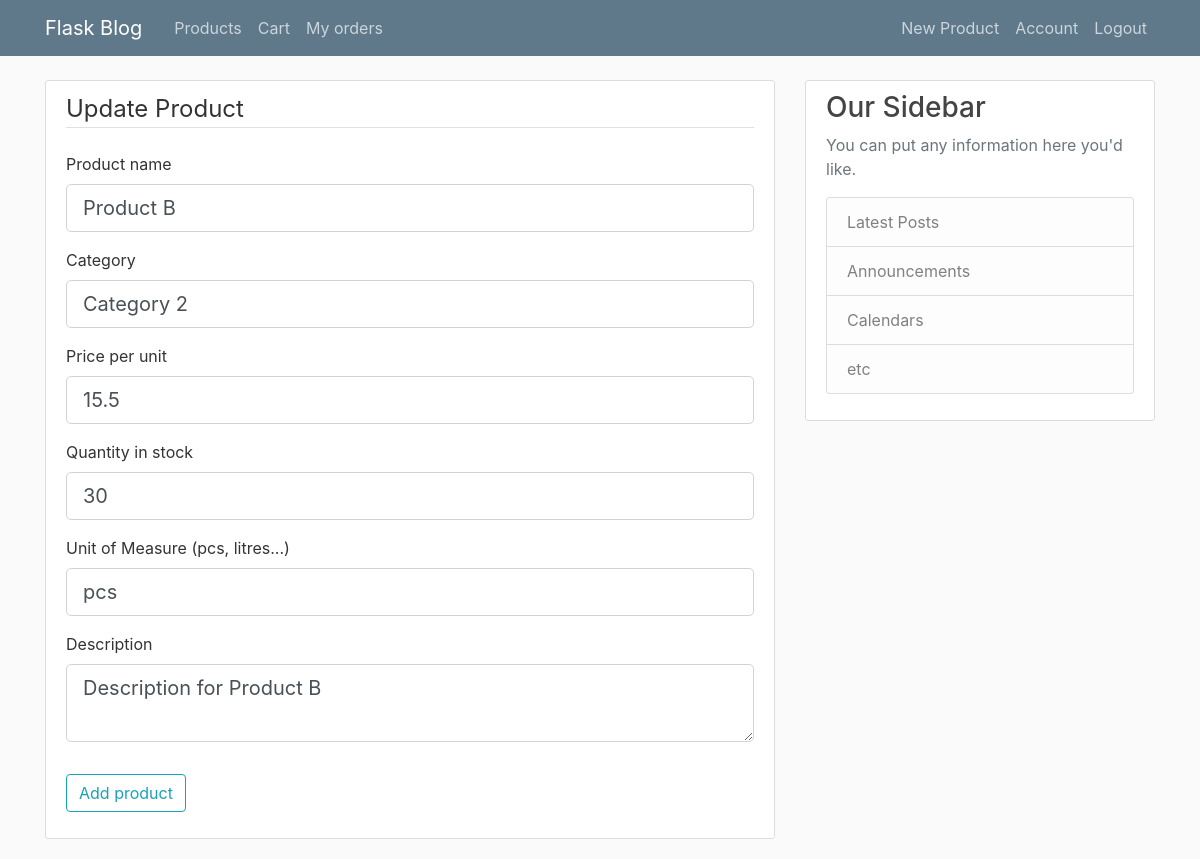
Page /product/2/update (signed in) on the earlier database version.
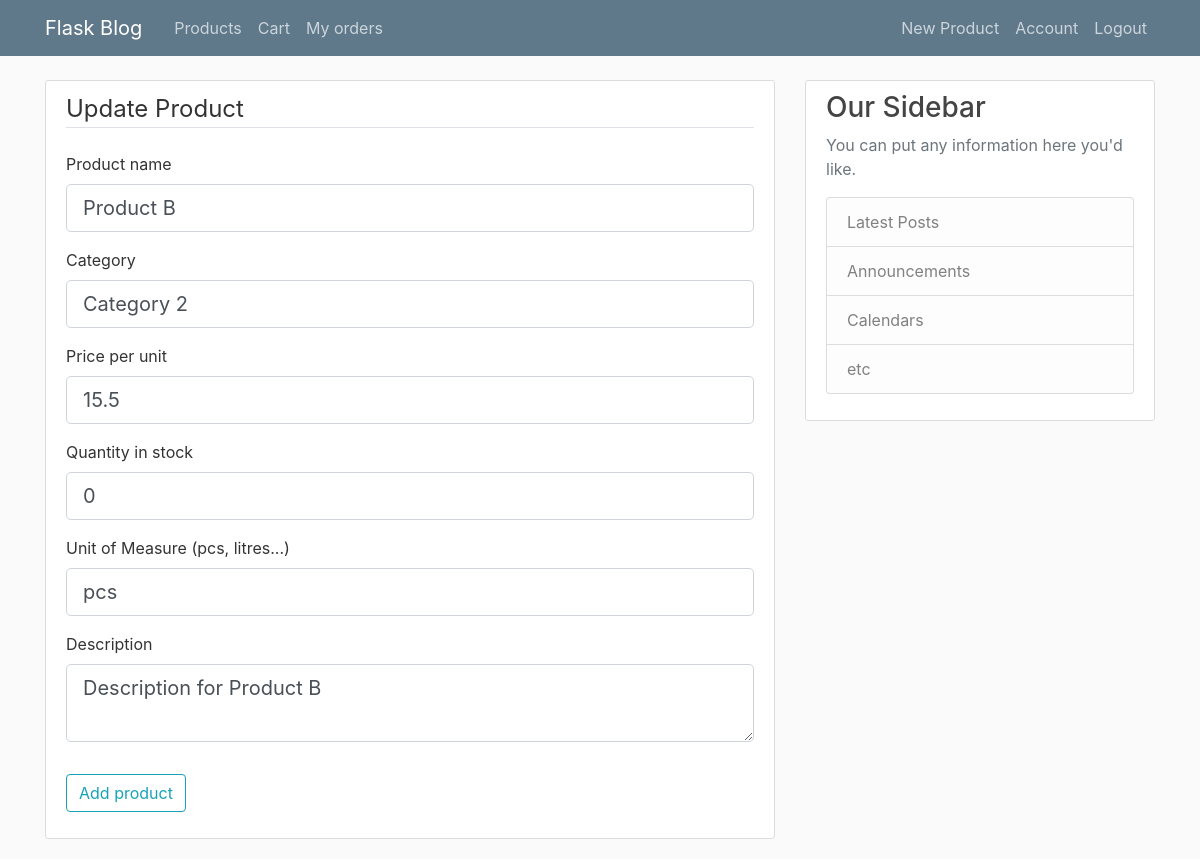
Same page on the later database version.
### flaskblog/models.py (models this page shows, shortened)
class Product(db.Model):
    id = db.Column(db.Integer, primary_key=True)
    name = db.Column(db.String(20), nullable=False, unique=True)
    category = db.Column(db.String(20), nullable=False)
    price = db.Column(db.Float, nullable=False)
    quantityInStock = db.Column(db.Integer, nullable=False)
    unitOfMeasure = db.Column(db.String(20), nullable=False)
    description = db.Column(db.Text, nullable=False)

### flaskblog/products/routes.py (the view)
@products.route("/product/<int:product_id>/update", methods=['GET', 'POST'])
@login_required
def update_product(product_id):
    product = Product.query.get_or_404(product_id)
    if not current_user.has_roles('admin'):
        abort(403)
    form = ProductForm()
    if form.validate_on_submit():
        product.name=form.name.data
        product.category=form.category.data
        product.price=form.price.data
        product.quantityInStock=form.quantityInStock.data
        product.unitOfMeasure=form.unitOfMeasure.data
        product.description=form.description.data
        db.session.commit()
        log_to_couchdb(f"User with id:{current_user.id} updated product:{product.id} {product.name}!")
        flash('Your product has been updated!', 'success')
        return redirect(url_for('products.product', product_id=product.id))
    elif request.method == 'GET':
        form.name.data = product.name
        form.category.data = product.category
        form.price.data = product.price
        form.quantityInStock.data = product.quantityInStock
        form.unitOfMeasure.data = product.unitOfMeasure
        form.description.data = product.description
    return render_template('create_product.html', title='Update Product',
                           form=form, legend='Update Product')

### flaskblog/products/forms.py
class ProductForm(FlaskForm):
    name = StringField('Product name', validators=[DataRequired()])
    category = StringField('Category', validators=[DataRequired()])
    price = FloatField('Price per unit', validators=[DataRequired()])
    quantityInStock = IntegerField('Quantity in stock', validators=[DataRequired()])
    unitOfMeasure = StringField('Unit of Measure (pcs, litres...)', validators=[DataRequired()])
    description = TextAreaField('Description', validators=[DataRequired()])
    submit = SubmitField('Add product')

### flaskblog/models.py (called while the page is built)
@login_manager.user_loader
def load_user(user_id):
    return User.query.get(int(user_id))

    def has_roles(self, role):
        if isinstance(role, str):
            return role in (role.name for role in self.roles)
        else:
            return role in self.roles

### flaskblog/templates/create_product.html (shortened to what this page needs)
{% extends "layout.html" %}
{% block content %}
<div class="content-section">
    <form method="POST" action="">
        <fieldset class="form-group">
            <legend class="border-bottom mb-4">{{ legend }}</legend>
            <div class="form-group">
                {{ form.name.label(class="form-control-label") }}
                {% if form.name.errors %}
                    {{ form.name(class="form-control form-control-lg is-invalid") }}
                    <div class="invalid-feedback">
                        {% for error in form.name.errors %}
                            <span>{{ error }}</span>
                        {% endfor %}
                    </div>
                {% else %}
                    {{ form.name(class="form-control form-control-lg") }}
                {% endif %}
            </div>
            <div class="form-group">
                {{ form.category.label(class="form-control-label") }}
                {% if form.category.errors %}
                    {{ form.category(class="form-control form-control-lg is-invalid") }}
                    <div class="invalid-feedback">
                        {% for error in form.category.errors %}
                            <span>{{ error }}</span>
                        {% endfor %}
                    </div>
                {% else %}
                    {{ form.category(class="form-control form-control-lg") }}
                {% endif %}
            </div>
            <div class="form-group">
                {{ form.price.label(class="form-control-label") }}
                {% if form.price.errors %}
                    {{ form.price(class="form-control form-control-lg is-invalid") }}
                    <div class="invalid-feedback">
                        {% for error in form.price.errors %}
                            <span>{{ error }}</span>
                        {% endfor %}
                    </div>
                {% else %}
                    {{ form.price(class="form-control form-control-lg") }}
                {% endif %}
            </div>
            <div class="form-group">
                {{ form.quantityInStock.label(class="form-control-label") }}
                {% if form.quantityInStock.errors %}
                    {{ form.quantityInStock(class="form-control form-control-lg is-invalid") }}
                    <div class="invalid-feedback">
                        {% for error in form.quantityInStock.errors %}
                            <span>{{ error }}</span>
                        {% endfor %}
                    </div>
                {% else %}
                    {{ form.quantityInStock(class="form-control form-control-lg") }}
                {% endif %}
            </div>
            <div class="form-group">
                {{ form.unitOfMeasure.label(class="form-control-label") }}
                {% if form.unitOfMeasure.errors %}
                    {{ form.unitOfMeasure(class="form-control form-control-lg is-invalid") }}
                    <div class="invalid-feedback">
                        {% for error in form.unitOfMeasure.errors %}
                            <span>{{ error }}</span>
                        {% endfor %}
                    </div>
                {% else %}
                    {{ form.unitOfMeasure(class="form-control form-control-lg") }}
                {% endif %}
            </div>
            <div class="form-group">
                {{ form.description.label(class="form-control-label") }}
                {% if form.description.errors %}
                    {{ form.description(class="form-control form-control-lg is-invalid") }}
                    <div class="invalid-feedback">
                        {% for error in form.description.errors %}
                            <span>{{ error }}</span>
                        {% endfor %}
                    </div>
                {% else %}
                    {{ form.description(class="form-control form-control-lg") }}
                {% endif %}
            </div>
        </fieldset>
        <div class="form-group">
            {{ form.submit(class="btn btn-outline-info") }}
        </div>
    </form>
</div>
{% endblock content %}

Differences in the rows shown:
changed Product "Product B": quantityInStock "30" → "0"
